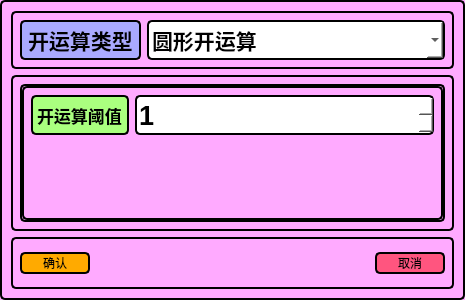
<?xml version="1.0" encoding="UTF-8"?>
<ui version="4.0">
 <class>OpeningDialog</class>
 <widget class="QDialog" name="OpeningDialog">
  <property name="geometry">
   <rect>
    <x>0</x>
    <y>0</y>
    <width>465</width>
    <height>300</height>
   </rect>
  </property>
  <property name="windowTitle">
   <string>Dialog</string>
  </property>
  <property name="styleSheet">
   <string notr="true">QWidget{
background-color: rgb(255, 170, 255);
	color: rgb(0, 0, 0);
border-style:solid;
border-width:2px;
border-radius:5px;
}
QLabel{
background-color: rgb(170, 255, 127);
}
QSlider{
background-color: rgb(255, 255, 0);
}</string>
  </property>
  <layout class="QVBoxLayout" name="verticalLayout" stretch="1,3,1">
   <item>
    <widget class="QWidget" name="widget" native="true">
     <layout class="QHBoxLayout" name="horizontalLayout_2" stretch="1,3">
      <item>
       <widget class="QLabel" name="label">
        <property name="minimumSize">
         <size>
          <width>0</width>
          <height>40</height>
         </size>
        </property>
        <property name="font">
         <font>
          <pointsize>16</pointsize>
          <weight>75</weight>
          <bold>true</bold>
         </font>
        </property>
        <property name="styleSheet">
         <string notr="true">background-color: rgb(170, 170, 255);</string>
        </property>
        <property name="text">
         <string>开运算类型</string>
        </property>
       </widget>
      </item>
      <item>
       <widget class="QComboBox" name="comboBox">
        <property name="minimumSize">
         <size>
          <width>0</width>
          <height>40</height>
         </size>
        </property>
        <property name="font">
         <font>
          <pointsize>16</pointsize>
          <weight>75</weight>
          <bold>true</bold>
         </font>
        </property>
        <property name="styleSheet">
         <string notr="true">background-color: rgb(255, 255, 255);</string>
        </property>
        <item>
         <property name="text">
          <string>圆形开运算</string>
         </property>
        </item>
        <item>
         <property name="text">
          <string>矩形开运算</string>
         </property>
        </item>
       </widget>
      </item>
     </layout>
    </widget>
   </item>
   <item>
    <widget class="QWidget" name="widget_2" native="true">
     <layout class="QVBoxLayout" name="verticalLayout_2">
      <item>
       <widget class="QStackedWidget" name="stackedWidget">
        <property name="currentIndex">
         <number>0</number>
        </property>
        <widget class="QWidget" name="page">
         <layout class="QFormLayout" name="formLayout_2">
          <item row="0" column="0">
           <widget class="QLabel" name="label_2">
            <property name="minimumSize">
             <size>
              <width>0</width>
              <height>40</height>
             </size>
            </property>
            <property name="font">
             <font>
              <pointsize>13</pointsize>
              <weight>75</weight>
              <bold>true</bold>
             </font>
            </property>
            <property name="text">
             <string>开运算阈值</string>
            </property>
           </widget>
          </item>
          <item row="0" column="1">
           <widget class="QSpinBox" name="spinBox">
            <property name="minimumSize">
             <size>
              <width>0</width>
              <height>40</height>
             </size>
            </property>
            <property name="font">
             <font>
              <pointsize>20</pointsize>
              <weight>75</weight>
              <bold>true</bold>
             </font>
            </property>
            <property name="styleSheet">
             <string notr="true">background-color: rgb(255, 255, 255);</string>
            </property>
            <property name="minimum">
             <number>1</number>
            </property>
           </widget>
          </item>
         </layout>
        </widget>
        <widget class="QWidget" name="page_2">
         <layout class="QFormLayout" name="formLayout">
          <item row="0" column="0">
           <widget class="QLabel" name="label_3">
            <property name="minimumSize">
             <size>
              <width>0</width>
              <height>40</height>
             </size>
            </property>
            <property name="font">
             <font>
              <pointsize>13</pointsize>
              <weight>75</weight>
              <bold>true</bold>
             </font>
            </property>
            <property name="text">
             <string>高度值</string>
            </property>
           </widget>
          </item>
          <item row="0" column="1">
           <widget class="QSpinBox" name="spinBox_2">
            <property name="minimumSize">
             <size>
              <width>0</width>
              <height>40</height>
             </size>
            </property>
            <property name="font">
             <font>
              <pointsize>20</pointsize>
              <weight>75</weight>
              <bold>true</bold>
             </font>
            </property>
            <property name="styleSheet">
             <string notr="true">background-color: rgb(255, 255, 255);</string>
            </property>
            <property name="minimum">
             <number>1</number>
            </property>
           </widget>
          </item>
          <item row="1" column="0">
           <widget class="QLabel" name="label_4">
            <property name="minimumSize">
             <size>
              <width>0</width>
              <height>40</height>
             </size>
            </property>
            <property name="font">
             <font>
              <pointsize>13</pointsize>
              <weight>75</weight>
              <bold>true</bold>
             </font>
            </property>
            <property name="text">
             <string>宽度值</string>
            </property>
           </widget>
          </item>
          <item row="1" column="1">
           <widget class="QSpinBox" name="spinBox_3">
            <property name="minimumSize">
             <size>
              <width>0</width>
              <height>40</height>
             </size>
            </property>
            <property name="font">
             <font>
              <pointsize>20</pointsize>
              <weight>75</weight>
              <bold>true</bold>
             </font>
            </property>
            <property name="styleSheet">
             <string notr="true">background-color: rgb(255, 255, 255);</string>
            </property>
            <property name="minimum">
             <number>1</number>
            </property>
           </widget>
          </item>
         </layout>
        </widget>
       </widget>
      </item>
     </layout>
    </widget>
   </item>
   <item>
    <widget class="QWidget" name="widget_3" native="true">
     <layout class="QHBoxLayout" name="horizontalLayout">
      <item>
       <widget class="QPushButton" name="pushButton">
        <property name="minimumSize">
         <size>
          <width>70</width>
          <height>0</height>
         </size>
        </property>
        <property name="styleSheet">
         <string notr="true">QPushButton{
background-color: rgb(255, 170, 0);
border-color: rgb(0, 0, 0);
border-style:solid;
border-width:2px;
border-radius:5px;
font:15px &quot;微软雅黑&quot;;
}
QPushButton:hover{
background-color: qlineargradient(spread:pad, x1:0, y1:1, x2:1, y2:0, stop:0 rgba(255, 200, 157, 255), stop:0.857955 rgba(157, 213, 221, 255));
}
QPushButton:pressed{
background-color: rgb(47, 141, 69);
border-color: rgb(179, 179, 179);
}</string>
        </property>
        <property name="text">
         <string>确认</string>
        </property>
       </widget>
      </item>
      <item>
       <spacer name="horizontalSpacer">
        <property name="orientation">
         <enum>Qt::Horizontal</enum>
        </property>
        <property name="sizeHint" stdset="0">
         <size>
          <width>274</width>
          <height>20</height>
         </size>
        </property>
       </spacer>
      </item>
      <item>
       <widget class="QPushButton" name="pushButton_2">
        <property name="minimumSize">
         <size>
          <width>70</width>
          <height>0</height>
         </size>
        </property>
        <property name="styleSheet">
         <string notr="true">QPushButton{
background-color: rgb(255, 85, 127);
border-color: rgb(0, 0, 0);
border-style:solid;
border-width:2px;
border-radius:5px;
font:15px &quot;微软雅黑&quot;;
}
QPushButton:hover{
background-color: qlineargradient(spread:pad, x1:0, y1:1, x2:1, y2:0, stop:0 rgba(255, 200, 157, 255), stop:0.857955 rgba(157, 213, 221, 255));
}
QPushButton:pressed{
background-color: rgb(47, 141, 69);
border-color: rgb(179, 179, 179);
}</string>
        </property>
        <property name="text">
         <string>取消</string>
        </property>
       </widget>
      </item>
     </layout>
    </widget>
   </item>
  </layout>
 </widget>
 <resources/>
 <connections/>
</ui>
